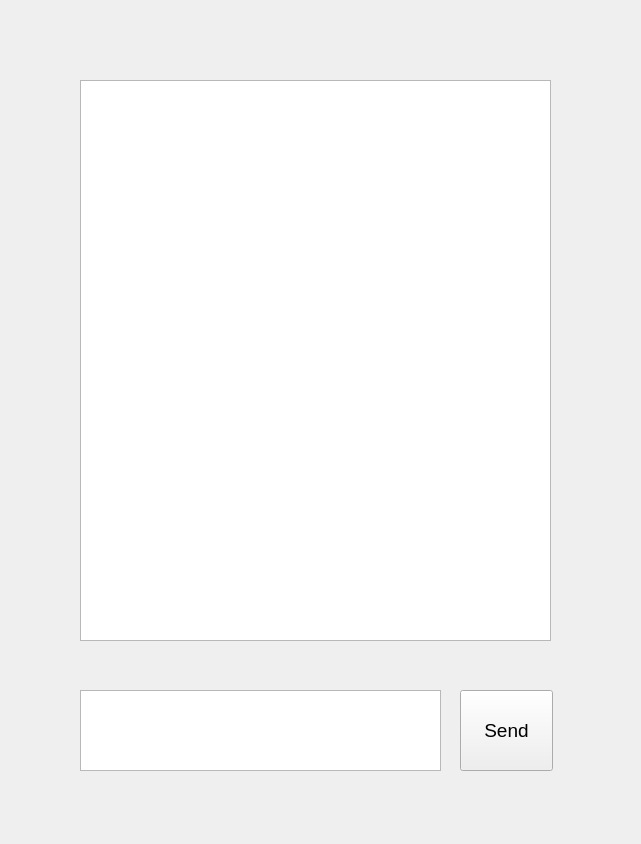
<?xml version="1.0" encoding="UTF-8"?>
<ui version="4.0">
 <class>Form</class>
 <widget class="QWidget" name="Form">
  <property name="geometry">
   <rect>
    <x>0</x>
    <y>0</y>
    <width>641</width>
    <height>844</height>
   </rect>
  </property>
  <property name="windowTitle">
   <string>Chat Room</string>
  </property>
  <widget class="QTextBrowser" name="textBrowser">
   <property name="geometry">
    <rect>
     <x>80</x>
     <y>80</y>
     <width>471</width>
     <height>561</height>
    </rect>
   </property>
   <property name="font">
    <font>
     <family>Arial</family>
     <pointsize>14</pointsize>
    </font>
   </property>
   <property name="html">
    <string>&lt;!DOCTYPE HTML PUBLIC &quot;-//W3C//DTD HTML 4.0//EN&quot; &quot;http://www.w3.org/TR/REC-html40/strict.dtd&quot;&gt;
&lt;html&gt;&lt;head&gt;&lt;meta name=&quot;qrichtext&quot; content=&quot;1&quot; /&gt;&lt;style type=&quot;text/css&quot;&gt;
p, li { white-space: pre-wrap; }
&lt;/style&gt;&lt;/head&gt;&lt;body style=&quot; font-family:'Arial'; font-size:14pt; font-weight:400; font-style:normal;&quot;&gt;
&lt;p style=&quot;-qt-paragraph-type:empty; margin-top:0px; margin-bottom:0px; margin-left:0px; margin-right:0px; -qt-block-indent:0; text-indent:0px; font-family:'黑体';&quot;&gt;&lt;br /&gt;&lt;/p&gt;&lt;/body&gt;&lt;/html&gt;</string>
   </property>
  </widget>
  <widget class="QTextEdit" name="textEdit">
   <property name="geometry">
    <rect>
     <x>80</x>
     <y>690</y>
     <width>361</width>
     <height>81</height>
    </rect>
   </property>
   <property name="font">
    <font>
     <family>Arial</family>
     <pointsize>12</pointsize>
    </font>
   </property>
   <property name="html">
    <string>&lt;!DOCTYPE HTML PUBLIC &quot;-//W3C//DTD HTML 4.0//EN&quot; &quot;http://www.w3.org/TR/REC-html40/strict.dtd&quot;&gt;
&lt;html&gt;&lt;head&gt;&lt;meta name=&quot;qrichtext&quot; content=&quot;1&quot; /&gt;&lt;style type=&quot;text/css&quot;&gt;
p, li { white-space: pre-wrap; }
&lt;/style&gt;&lt;/head&gt;&lt;body style=&quot; font-family:'Arial'; font-size:12pt; font-weight:400; font-style:normal;&quot;&gt;
&lt;p style=&quot;-qt-paragraph-type:empty; margin-top:0px; margin-bottom:0px; margin-left:0px; margin-right:0px; -qt-block-indent:0; text-indent:0px; font-family:'黑体';&quot;&gt;&lt;br /&gt;&lt;/p&gt;&lt;/body&gt;&lt;/html&gt;</string>
   </property>
  </widget>
  <widget class="QPushButton" name="pushButton">
   <property name="geometry">
    <rect>
     <x>460</x>
     <y>690</y>
     <width>93</width>
     <height>81</height>
    </rect>
   </property>
   <property name="font">
    <font>
     <family>Arial</family>
     <pointsize>14</pointsize>
    </font>
   </property>
   <property name="text">
    <string>Send</string>
   </property>
  </widget>
  <widget class="QLabel" name="title">
   <property name="geometry">
    <rect>
     <x>120</x>
     <y>20</y>
     <width>371</width>
     <height>41</height>
    </rect>
   </property>
   <property name="font">
    <font>
     <family>Arial</family>
     <pointsize>14</pointsize>
    </font>
   </property>
   <property name="text">
    <string/>
   </property>
   <property name="alignment">
    <set>Qt::AlignCenter</set>
   </property>
  </widget>
 </widget>
 <resources/>
 <connections/>
</ui>
